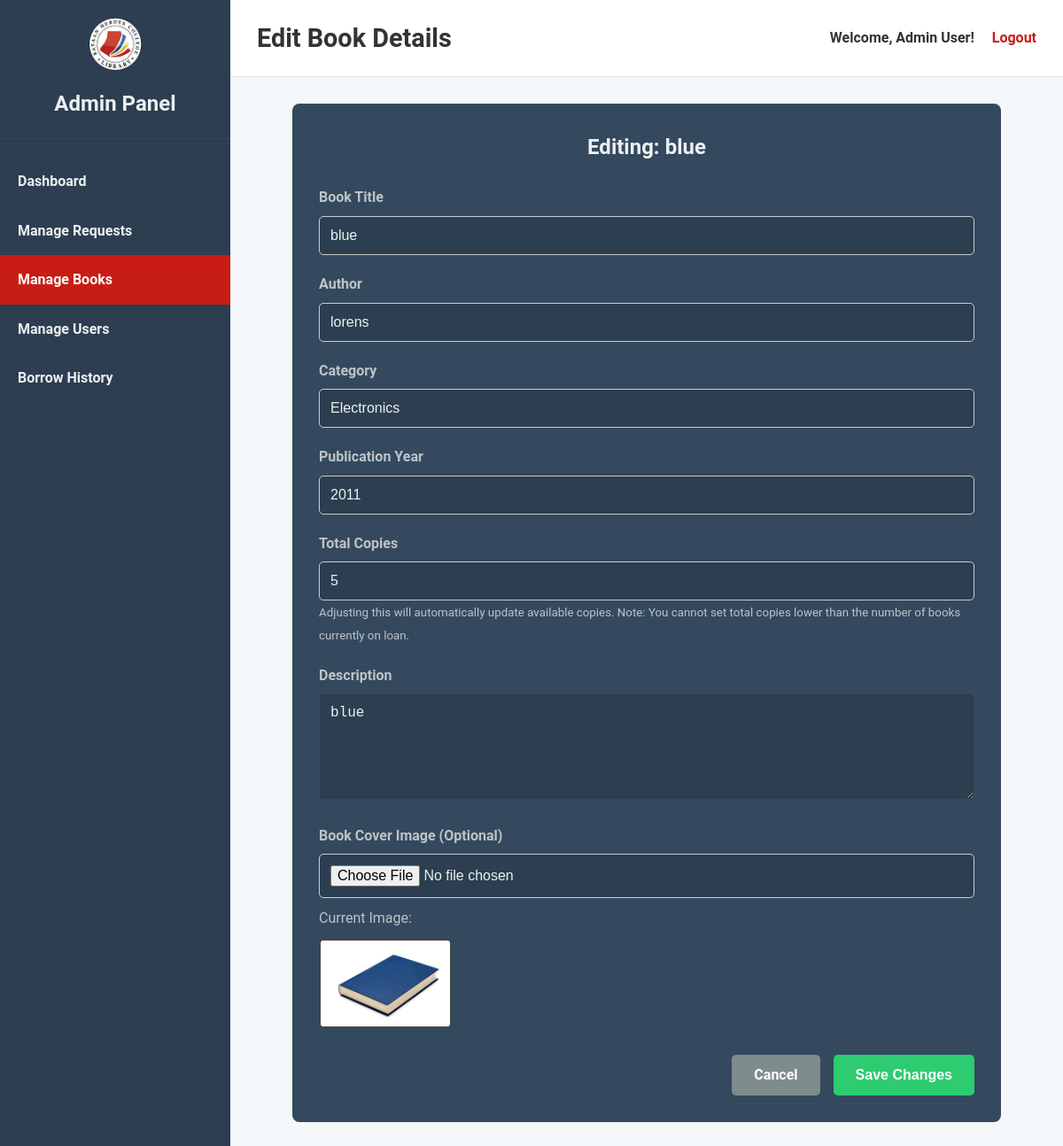
/frontend/edit_book.php?id=2 (signed in), run on the app's committed database.
### tables this page shows
CREATE TABLE `books` (
  `book_id` int(11) NOT NULL,
  `book_name` varchar(255) NOT NULL,
  `book_description` text DEFAULT NULL,
  `category` varchar(255) NOT NULL,
  `favorite` tinyint(1) NOT NULL DEFAULT 0,
  `author` varchar(255) DEFAULT NULL,
  `publication_year` year(4) DEFAULT NULL,
  `total_copies` int(11) NOT NULL DEFAULT 1,
  `available_copies` int(11) NOT NULL DEFAULT 1,
  `book_image_path` varchar(255) DEFAULT NULL
);

### frontend/edit_book.php (the view, shortened to what this page needs)
<?php
include '../backend/db_connect.php';
$book_id = (int)$_GET['id'];
$stmt = $conn->prepare("SELECT * FROM books WHERE book_id = ?");
$stmt->bind_param("i", $book_id);
$stmt->execute();
$result = $stmt->get_result();
$book = $result->fetch_assoc();
$welcome_message = "Welcome, " . htmlspecialchars($_SESSION['fullname']) . "!";
?>
<!DOCTYPE html>
<html lang="en">
<head>
    <link rel="stylesheet" href="admin_styles.css">
</head>
<body>
    <div class="admin-container">
        <aside class="sidebar">
            <div class="sidebar-header">
                <img src="LIBRARY_LOGO.png" alt="Logo" class="sidebar-logo">
                <h2>Admin Panel</h2>
            </div>
            <nav class="sidebar-nav">
                <ul>
                    <li><a href="admin_dashboard.php">Dashboard</a></li>
                    <li><a href="manage_requests.php">Manage Requests</a></li>
                    <li><a href="manage_books.php" class="active">Manage Books</a></li>
                    <li><a href="manage_users.php">Manage Users</a></li>
                    <li><a href="borrow_history.php">Borrow History</a></li>
                </ul>
            </nav>
        </aside>
        <div class="main-wrapper">
            <header class="main-header">
                <h1>Edit Book Details</h1>
                <div class="user-info">
                    <span><?php echo $welcome_message; ?></span>
                    <a href="../backend/logout.php">Logout</a>
                </div>
            </header>
            <main class="main-content">
                <section class="form-section">
                    <h2>Editing: <?php echo htmlspecialchars($book['book_name']); ?></h2>
                    <form action="../backend/update_book.php" method="POST" enctype="multipart/form-data">
                        <div class="form-group">
                            <label for="book_name">Book Title</label>
                            <input type="text" id="book_name" name="book_name" value="<?php echo htmlspecialchars($book['book_name']); ?>" required>
                        </div>
                        <div class="form-group">
                            <label for="author">Author</label>
                            <input type="text" id="author" name="author" value="<?php echo htmlspecialchars($book['author']); ?>">
                        </div>
                        <div class="form-group">
                            <label for="category">Category</label>
                            <input type="text" id="category" name="category" value="<?php echo htmlspecialchars($book['category']); ?>">
                        </div>
                        <div class="form-group">
                            <label for="publication_year">Publication Year</label>
                            <input type="number" id="publication_year" name="publication_year" min="1000" max="<?php echo date('Y'); ?>" value="<?php echo htmlspecialchars($book['publication_year']); ?>">
                        </div>
                        <div class="form-group">
                            <label for="total_copies">Total Copies</label>
                            <input type="number" id="total_copies" name="total_copies" min="0" value="<?php echo htmlspecialchars($book['total_copies']); ?>" required>
                            <small style="color: #bdc3c7;">Adjusting this will automatically update available copies. Note: You cannot set total copies lower than the number of books currently on loan.</small>
                        </div>
                        <div class="form-group">
                            <label for="book_description">Description</label>
                            <textarea id="book_description" name="book_description"><?php echo htmlspecialchars($book['book_description']); ?></textarea>
                        </div>
                        <div class="form-group">
                            <label for="book_image">Book Cover Image (Optional)</label>
                            <input type="file" id="book_image" name="book_image" accept="image/jpeg, image/png, image/gif">
                            <?php if (!empty($book['book_image_path'])): ?>
                                <p style="color: #bdc3c7; margin-top: 10px;">Current Image:</p>
                                <img src="<?php echo htmlspecialchars($book['book_image_path']); ?>" alt="Current Cover" class="current-image">
                            <?php endif; ?>
                        </div>
                        <div class="form-actions">
                            <a href="manage_books.php" class="btn btn-secondary">Cancel</a>
                            <button type="submit" class="btn btn-primary">Save Changes</button>
                        </div>
                    </form>
                </section>
            </main>
        </div>
    </div>
</body>
</html>

### frontend/admin_styles.css (style rules this page uses)
* { box-sizing: border-box; margin: 0; padding: 0; }
body { font-family: "Roboto", sans-serif; line-height: 1.6; background-color: #f4f7fa; color: #333; }
.admin-container { display: flex; min-height: 100vh; }
.sidebar { width: 260px; background-color: #2c3e50; color: #ecf0f1; display: flex; flex-direction: column; flex-shrink: 0; }
.sidebar-header { padding: 20px; text-align: center; border-bottom: 1px solid #34495e; }
.sidebar-logo { max-width: 60px; margin-bottom: 10px; }
.sidebar-nav ul { list-style: none; padding: 20px 0; }
.sidebar-nav ul li a { display: block; color: #ecf0f1; text-decoration: none; padding: 15px 20px; font-weight: bold; transition: background-color 0.3s, padding-left 0.3s; }
.sidebar-nav ul li a.active { background-color: #c81d14; color: #fff; }
.main-wrapper { flex: 1; display: flex; flex-direction: column; }
.main-header { background-color: #ffffff; padding: 20px 30px; border-bottom: 1px solid #e0e0e0; display: flex; justify-content: space-between; align-items: center; }
.main-header h1 { font-size: 1.8rem; }
.user-info { display: flex; align-items: center; gap: 20px; }
.user-info span { font-weight: bold; }
.user-info a { color: #c81d14; text-decoration: none; font-weight: bold; transition: color 0.3s; }
.main-content { padding: 30px; flex-grow: 1; }
.form-group { margin-bottom: 20px; }
.form-group label { display: block; font-weight: bold; margin-bottom: 8px; }
.form-group input[type="text"], .form-group input[type="number"], .form-group input[type="email"], .form-group input[type="password"], .form-group input[type="file"], .form-group select, .form-group textarea { width: 100%; padding: 12px; border: 1px solid #ccc; border-radius: 5px; font-size: 1rem; }
.form-group textarea { resize: vertical; }

### frontend/edit_book.php (style rules this page uses)
.form-section { background-color: #34495e; padding: 30px; border-radius: 8px; max-width: 800px; margin: 0 auto; }
.form-section h2 { margin-bottom: 25px; text-align: center; color: #ecf0f1; }
.form-group { margin-bottom: 20px; }
.form-group label { display: block; margin-bottom: 8px; font-weight: bold; color: #bdc3c7; }
.form-group input, .form-group textarea, .form-group select { width: 100%; padding: 12px; border-radius: 5px; border: 1px solid #444; background-color: #2c3e50; color: #ecf0f1; font-size: 1rem; }
.form-group textarea { min-height: 120px; resize: vertical; }
.form-actions { display: flex; justify-content: flex-end; gap: 15px; margin-top: 30px; }
.form-actions .btn { padding: 10px 25px; border: none; border-radius: 5px; font-size: 1rem; font-weight: bold; cursor: pointer; text-decoration: none; display: inline-block; text-align: center; }
.btn-primary { background-color: #2ecc71; color: white; }
.btn-secondary { background-color: #7f8c8d; color: white; }
.current-image { display: block; max-width: 150px; height: auto; border-radius: 5px; margin-top: 10px; border: 2px solid #444; }

### data on the page
books: book_name "blue", author "lorens", category "Electronics", publication_year "2011", total_copies "5", book_description "blue", book_image_path (picture)

### other printed values
$welcome_message "Welcome, Admin User!"
